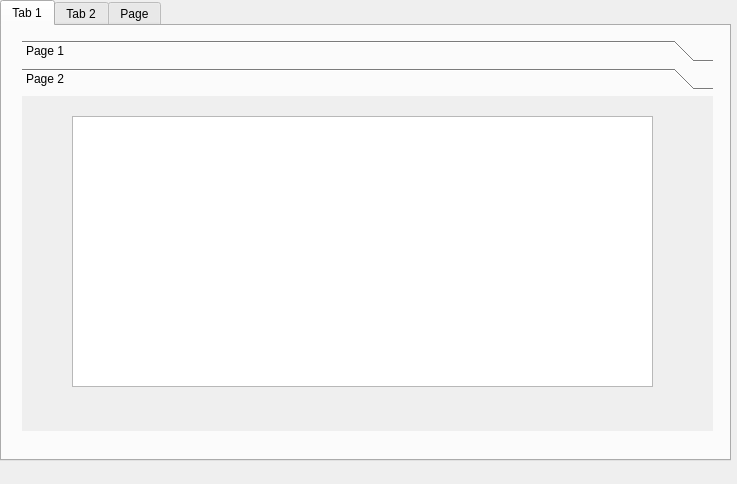
<?xml version="1.0" encoding="UTF-8"?>
<ui version="4.0">
 <class>MainWindow</class>
 <widget class="QMainWindow" name="MainWindow">
  <property name="geometry">
   <rect>
    <x>0</x>
    <y>0</y>
    <width>737</width>
    <height>484</height>
   </rect>
  </property>
  <property name="windowTitle">
   <string>MainWindow</string>
  </property>
  <widget class="QWidget" name="centralwidget">
   <widget class="QTabWidget" name="LIBRARY_MainWindow">
    <property name="geometry">
     <rect>
      <x>0</x>
      <y>0</y>
      <width>731</width>
      <height>461</height>
     </rect>
    </property>
    <property name="currentIndex">
     <number>0</number>
    </property>
    <widget class="QWidget" name="Library">
     <attribute name="title">
      <string>Tab 1</string>
     </attribute>
     <widget class="QToolBox" name="toolBox">
      <property name="geometry">
       <rect>
        <x>20</x>
        <y>14</y>
        <width>691</width>
        <height>391</height>
       </rect>
      </property>
      <property name="currentIndex">
       <number>1</number>
      </property>
      <widget class="QWidget" name="page">
       <property name="geometry">
        <rect>
         <x>0</x>
         <y>0</y>
         <width>691</width>
         <height>331</height>
        </rect>
       </property>
       <attribute name="label">
        <string>Page 1</string>
       </attribute>
       <widget class="QListWidget" name="listWidget">
        <property name="geometry">
         <rect>
          <x>40</x>
          <y>11</y>
          <width>611</width>
          <height>281</height>
         </rect>
        </property>
       </widget>
      </widget>
      <widget class="QWidget" name="page_2">
       <property name="geometry">
        <rect>
         <x>0</x>
         <y>0</y>
         <width>691</width>
         <height>331</height>
        </rect>
       </property>
       <attribute name="label">
        <string>Page 2</string>
       </attribute>
       <widget class="QListWidget" name="listWidget_2">
        <property name="geometry">
         <rect>
          <x>50</x>
          <y>20</y>
          <width>581</width>
          <height>271</height>
         </rect>
        </property>
       </widget>
      </widget>
     </widget>
    </widget>
    <widget class="QWidget" name="Search">
     <attribute name="title">
      <string>Tab 2</string>
     </attribute>
     <widget class="QListWidget" name="listWidget_3">
      <property name="geometry">
       <rect>
        <x>80</x>
        <y>111</y>
        <width>571</width>
        <height>271</height>
       </rect>
      </property>
     </widget>
     <widget class="QLineEdit" name="lineEdit">
      <property name="geometry">
       <rect>
        <x>80</x>
        <y>51</y>
        <width>421</width>
        <height>61</height>
       </rect>
      </property>
     </widget>
     <widget class="QPushButton" name="pushButton">
      <property name="geometry">
       <rect>
        <x>500</x>
        <y>50</y>
        <width>151</width>
        <height>31</height>
       </rect>
      </property>
      <property name="cursor">
       <cursorShape>PointingHandCursor</cursorShape>
      </property>
      <property name="text">
       <string>PushButton</string>
      </property>
      <property name="checkable">
       <bool>true</bool>
      </property>
     </widget>
     <widget class="QPushButton" name="pushButton_2">
      <property name="geometry">
       <rect>
        <x>500</x>
        <y>80</y>
        <width>151</width>
        <height>31</height>
       </rect>
      </property>
      <property name="cursor">
       <cursorShape>PointingHandCursor</cursorShape>
      </property>
      <property name="mouseTracking">
       <bool>false</bool>
      </property>
      <property name="tabletTracking">
       <bool>false</bool>
      </property>
      <property name="text">
       <string>PushButton</string>
      </property>
      <property name="checkable">
       <bool>true</bool>
      </property>
     </widget>
     <widget class="QComboBox" name="comboBox">
      <property name="geometry">
       <rect>
        <x>80</x>
        <y>20</y>
        <width>151</width>
        <height>31</height>
       </rect>
      </property>
      <property name="autoFillBackground">
       <bool>false</bool>
      </property>
      <item>
       <property name="text">
        <string>Author</string>
       </property>
      </item>
      <item>
       <property name="text">
        <string>Title</string>
       </property>
      </item>
     </widget>
    </widget>
    <widget class="QWidget" name="Sold">
     <attribute name="title">
      <string>Page</string>
     </attribute>
     <widget class="QTableWidget" name="tableWidget">
      <property name="geometry">
       <rect>
        <x>150</x>
        <y>80</y>
        <width>411</width>
        <height>321</height>
       </rect>
      </property>
      <column>
       <property name="text">
        <string>Book</string>
       </property>
      </column>
      <column>
       <property name="text">
        <string>Author</string>
       </property>
      </column>
      <column>
       <property name="text">
        <string>Section</string>
       </property>
      </column>
      <column>
       <property name="text">
        <string>Price</string>
       </property>
      </column>
     </widget>
     <widget class="QLabel" name="label">
      <property name="geometry">
       <rect>
        <x>190</x>
        <y>30</y>
        <width>551</width>
        <height>41</height>
       </rect>
      </property>
      <property name="font">
       <font>
        <pointsize>16</pointsize>
        <weight>50</weight>
        <italic>false</italic>
        <bold>false</bold>
        <underline>false</underline>
        <strikeout>false</strikeout>
       </font>
      </property>
      <property name="text">
       <string>Bought books appear here!</string>
      </property>
     </widget>
    </widget>
   </widget>
  </widget>
 </widget>
 <resources/>
 <connections/>
</ui>
